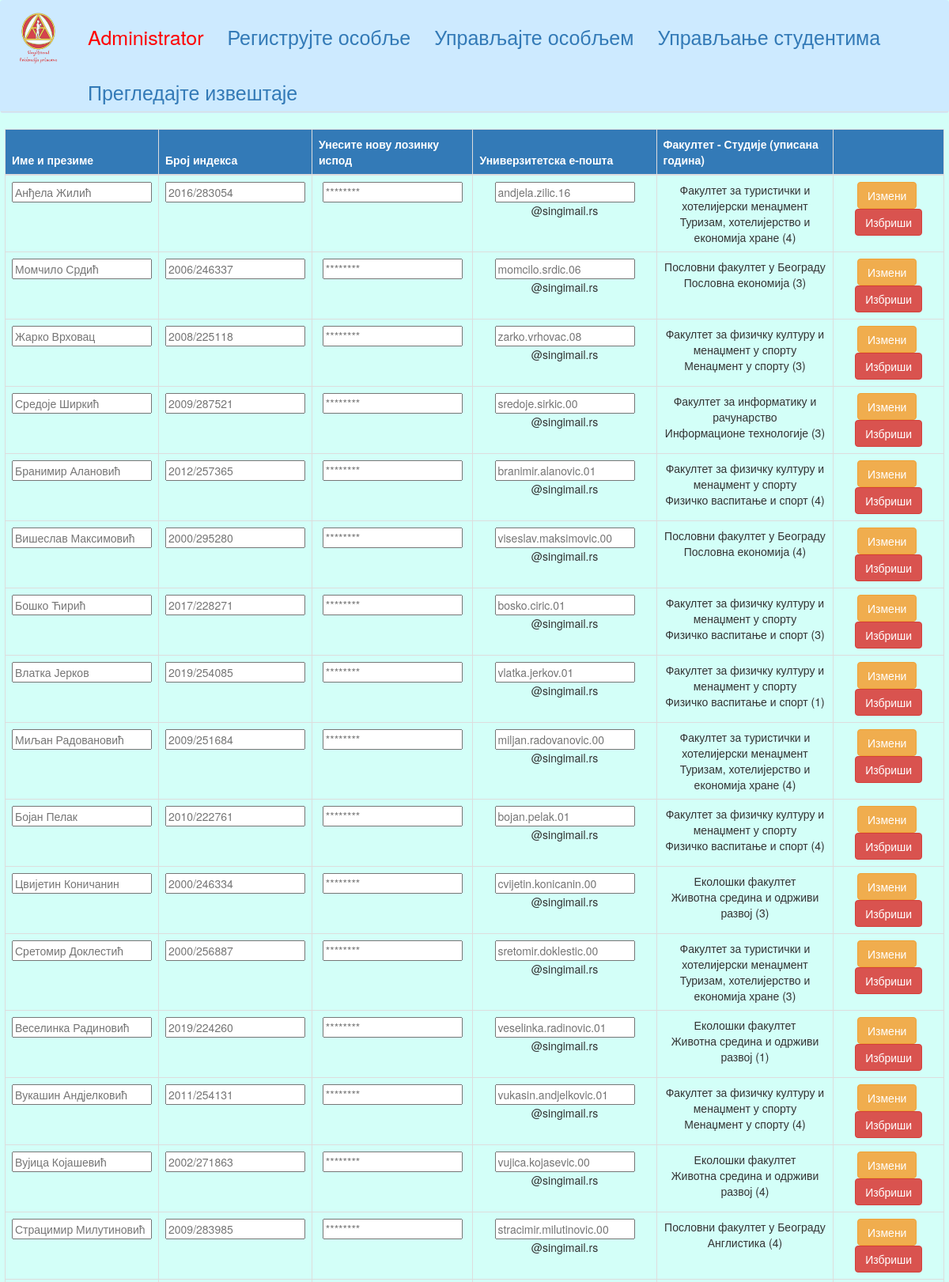
The app's page /index.php?language=serbianCyrilic&page=students_management (signed in, upper part) with its own data.
### tables this page shows
CREATE TABLE `student` (
  `student_id` int(10) unsigned NOT NULL AUTO_INCREMENT,
  `name_surname` varchar(128) NOT NULL,
  `index` varchar(11) NOT NULL,
  `password_hash` varchar(128) NOT NULL,
  `email` varchar(64) NOT NULL,
  `study_id` int(10) unsigned NOT NULL,
  `year` enum('1','2','3','4','5') NOT NULL DEFAULT '1',
  PRIMARY KEY (`student_id`) USING BTREE,
  UNIQUE KEY `uq_indexNo_studentEmail_study_id_enrolled` (`index`,`email`) USING BTREE
);

### index.php (the view, shortened to what this page needs)
<!DOCTYPE html>
<html>
    <head>
        <link rel="stylesheet" href="https://maxcdn.bootstrapcdn.com/bootstrap/3.4.1/css/bootstrap.min.css">
    </head>
    <body style="background-color: #d3fff8;">
        <?php
            require DIR_CORE . "/database_connection.php";
            $xml = @simplexml_load_file(DIR_LANGUAGES . "/{$_SESSION["language"]}.xml") or die(file_get_contents("error404.html"));
            echo initiateHeader($xml);
            if($_SESSION["loggedInAs"] === "professor"){
                switch($_SESSION["page"]){
                    case "teaching_subject_management": echo initiateProfessorPage1($xml, $conn); break;
                    case "add_new_subject": echo initiateProfessorPage2($xml, $conn); break;
                    case "professor_reports": echo initiateProfessorPage3($xml, $conn); break;
                    default: echo file_get_contents("error404.html"); break;
                }
            }
            else if($_SESSION["loggedInAs"] === "assistant"){
                switch($_SESSION["page"]){
                    case "teaching_exercises": echo initiateAssistantPage1($xml, $conn); break;
                    case "exercises_reports": echo initiateAssistantPage2($xml, $conn); break;
                    default: echo file_get_contents("error404.html"); break;
                }
            }
            else if($_SESSION["loggedInAs"] === "admin"){
                switch($_SESSION["page"]){
                    case "students_management": echo initiateAdminPage3($xml, $conn); break;
                }
            }
            else {
                switch(@$_SESSION["page"]){
                    case "login": echo initiateLoginPage($xml); break;
                    case "admin_access": echo initiateAdminAccessPage($xml, $conn); break;
                    default: echo file_get_contents("error404.html"); break;
                }
            }
        ?>
    </body>
</html>
<?php
    function initiateHeader($xml){
        $header = file_get_contents(DIR_TEMPLATES . "/header.html");
        $links = "";
        $pageName = "";
        $linkID = 1;
        $logoutHref = DIR_CORE . '/logout.php';
        if($_SESSION["loggedInAs"] === null)
            $pageName = "home";
        else {
            $pageName = $_SESSION["loggedInAs"];
            $links .= "<a class='navbar-brand mr-2 mr-md-2' style='font-size: 25px !important; margin-top: 0.8em; color: red;'
                            href={$logoutHref} class=''>". $_SESSION['loggedInUser'] . "</a>";
        }
        do {
            $links .= "
                <a class='navbar-brand mr-2 mr-md-2'
                style='font-size: 25px !important; margin-top: 0.8em;'
                href='index.php?language={$_SESSION["language"]}&page={$xml->navigation->{$pageName . "Page"}->{"link" . $linkID}->href[0]}'>
                {$xml->navigation->{$pageName . "Page"}->{"link" . $linkID}->name[0]}</a>
            ";
            $linkID++;
        } while(isset($xml->navigation->{$pageName . "Page"}->{"link" . $linkID}));
        $header = str_replace("{IMAGE_SRC}", DIR_MISCELLANEOUS . "/logo.png", $header);
        $header = str_replace("{LINKS}", $links, $header);
        return $header;
    }
    function initiateAdminPage3($xml, $conn){
        $page_context = file_get_contents(DIR_TEMPLATES . "/studentsManagment.html");
        $page_context = str_replace("{FORM_ACTION}", DIR_CORE . "/students_managment.php", $page_context);
        $page_context = str_replace("{NS_TITLE}",$xml->registrationPage->nameSurname[0], $page_context);
        $page_context = str_replace("{INDEX_NO}",$xml->adminPage->indexNumber[0], $page_context);
        $page_context = str_replace("{PASSWORD_TITLE}",$xml->adminPage->passwordTitle[0], $page_context);
        $page_context = str_replace("{EMAIL_TITLE}",$xml->registrationPage->email[0], $page_context);
        $page_context = str_replace("{FACULTY_TITLE - STUDY_TITLE(YEAR)}",$xml->adminPage->facultySY[0], $page_context);
        $tBody = "";
        $data = $conn->query("SELECT * FROM student");
        while($student = $data->fetch_assoc()){
            $email = explode("@",$student["email"])[0];
            $studentEnrollment_temp = getEnrollment($student['student_id'], $conn);
            $studentEnrollment = explode("-",$studentEnrollment_temp)[0] . "<br>" . explode("-",$studentEnrollment_temp)[1];
            $tBody .= "
                <tr>
                    <td><input type='text' id='newNS_{$student['student_id']}' name='newNS_{$student['student_id']}' placeholder='{$student['name_surname']}'></td>
                    <td><input type='text' id='newIX_{$student['student_id']}' name='newIX_{$student['student_id']}' placeholder='{$student['index']}'></td>
                    <td><input type='password' id='newPASS_{$student['student_id']}' name='newPASS_{$student['student_id']}' placeholder='********'></input></td>
                    <td><input type='text' id='newUE_{$student['student_id']}' name='newUE_{$student['student_id']}' placeholder='{$email}'></input>@singimail.rs</td>
                    <td>$studentEnrollment</td>
                    <td>
                        <input type='submit' id='edit_{$student['student_id']}' name='edit_{$student['student_id']}' class='btn btn-warning' value='{$xml->adminPage->editBtn[0]}'></input>&nbsp;
                        <input type='submit' id='delete_{$student['student_id']}' name='delete_{$student['student_id']}'class='btn btn-danger' value='{$xml->adminPage->deleteBtn[0]}'></input>
                    </td>
                </tr>
            ";
        }
        $page_context = str_replace("{tBody}",$tBody, $page_context);
        return $page_context;
    }
    function getEnrollment($student_id, $conn){
        $titleLanguage = $_SESSION["language"] === "english" ? "title_english" : "title";
        $query = sprintf("SELECT concat(faculty.$titleLanguage, ' - ', study.$titleLanguage, ' (', student.year, ')') as enrollmentData
            FROM faculty
            INNER JOIN study ON study.faculty_id = faculty.faculty_id
            INNER JOIN student ON student.study_id = study.study_id
            WHERE student.student_id = '%s';", mysqli_real_escape_string($conn, $student_id));
        return $conn->query($query)->fetch_assoc()["enrollmentData"];
    }
?>

### records on screen
student: name_surname "Анђела Жилић", index "2016/283054", email "andjela.zilic.16", studentEnrollment_temp "Факултет за туристички и хотелијерски менаџмент", studentEnrollment_temp "Туризам, хотелијерство и економија хране (4)"
student: name_surname "Момчило Срдић", index "2006/246337", email "momcilo.srdic.06", studentEnrollment_temp "Пословни факултет у Београду", studentEnrollment_temp "Пословна економија (3)"
student: name_surname "Жарко Врховац", index "2008/225118", email "zarko.vrhovac.08", studentEnrollment_temp "Факултет за физичку културу и менаџмент у спорту", studentEnrollment_temp "Менаџмент у спорту (3)"
student: name_surname "Средоје Ширкић", index "2009/287521", email "sredoje.sirkic.00", studentEnrollment_temp "Факултет за информатику и рачунарство", studentEnrollment_temp "Информационе технологије (3)"
student: name_surname "Бранимир Алановић", index "2012/257365", email "branimir.alanovic.01", studentEnrollment_temp "Факултет за физичку културу и менаџмент у спорту", studentEnrollment_temp "Физичко васпитање и спорт (4)"
student: name_surname "Вишеслав Максимовић", index "2000/295280", email "viseslav.maksimovic.00", studentEnrollment_temp "Пословни факултет у Београду", studentEnrollment_temp "Пословна економија (4)"
student: name_surname "Бошко Ћирић", index "2017/228271", email "bosko.ciric.01", studentEnrollment_temp "Факултет за физичку културу и менаџмент у спорту", studentEnrollment_temp "Физичко васпитање и спорт (3)"
student: name_surname "Влатка Јерков", index "2019/254085", email "vlatka.jerkov.01", studentEnrollment_temp "Факултет за физичку културу и менаџмент у спорту", studentEnrollment_temp "Физичко васпитање и спорт (1)"
student: name_surname "Миљан Радовановић", index "2009/251684", email "miljan.radovanovic.00", studentEnrollment_temp "Факултет за туристички и хотелијерски менаџмент", studentEnrollment_temp "Туризам, хотелијерство и економија хране (4)"
student: name_surname "Бојан Пелак", index "2010/222761", email "bojan.pelak.01", studentEnrollment_temp "Факултет за физичку културу и менаџмент у спорту", studentEnrollment_temp "Физичко васпитање и спорт (4)"
student: name_surname "Цвијетин Коничанин", index "2000/246334", email "cvijetin.konicanin.00", studentEnrollment_temp "Еколошки факултет", studentEnrollment_temp "Животна средина и одрживи развој (3)"
student: name_surname "Сретомир Доклестић", index "2000/256887", email "sretomir.doklestic.00", studentEnrollment_temp "Факултет за туристички и хотелијерски менаџмент", studentEnrollment_temp "Туризам, хотелијерство и економија хране (3)"
student: name_surname "Веселинка Радиновић", index "2019/224260", email "veselinka.radinovic.01", studentEnrollment_temp "Еколошки факултет", studentEnrollment_temp "Животна средина и одрживи развој (1)"
student: name_surname "Вукашин Андјелковић", index "2011/254131", email "vukasin.andjelkovic.01", studentEnrollment_temp "Факултет за физичку културу и менаџмент у спорту", studentEnrollment_temp "Менаџмент у спорту (4)"
student: name_surname "Вујица Којашевић", index "2002/271863", email "vujica.kojasevic.00", studentEnrollment_temp "Еколошки факултет", studentEnrollment_temp "Животна средина и одрживи развој (4)"
student: name_surname "Страцимир Милутиновић", index "2009/283985", email "stracimir.milutinovic.00", studentEnrollment_temp "Пословни факултет у Београду", studentEnrollment_temp "Англистика (4)"

### other values on screen
$_SESSION['loggedInUser'] "Administrator"
$xml->navigation->{$pageName . "Page"}->{"link" . $linkID}->name[0] "Региструјте особље"
$xml->navigation->{$pageName . "Page"}->{"link" . $linkID}->name[0] "Управљајте особљем"
$xml->navigation->{$pageName . "Page"}->{"link" . $linkID}->name[0] "Управљање студентима"
$xml->navigation->{$pageName . "Page"}->{"link" . $linkID}->name[0] "Прегледајте извештаје"
initiateAdminPage3($xml, $conn) "Име и презиме Број индекса Унесите нову лозинку испод Универзитетска е-пошта Факултет - Студије (уписана година)"
